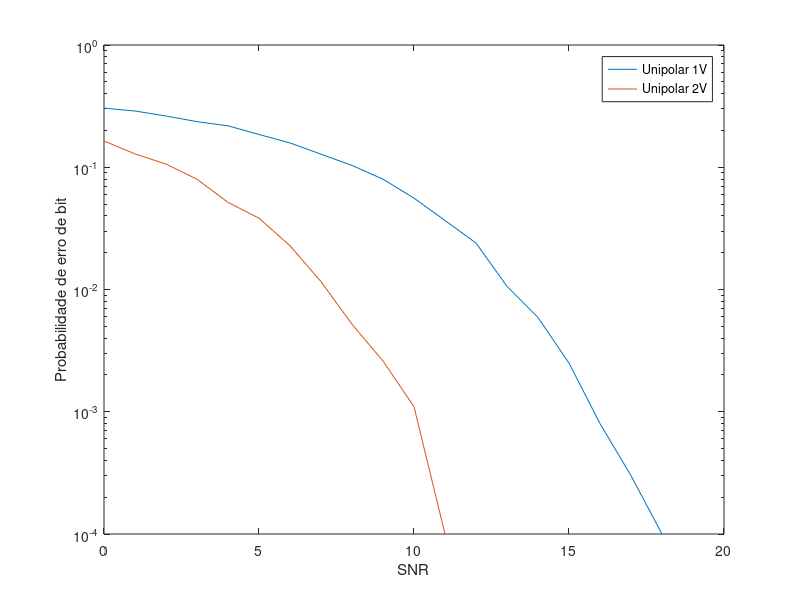

Write the MATLAB code that produced this figure.
clear all;
close all;
clc;

% Transmissão utilizando sinalização NRZ unipolar
% com amplitude de 1V e 2V, ambos sem a utilização de filtro casado;

N = 5; %fator de super amostragem
A1 = 1; %amplitude 1v
A2 = 2; %amplitude 2v
l1 = A1/2; %limiar 1
l2 = A2/2; %limiar 2
Rb = 1e4; %taxa de transmiss?o
Fs = N*Rb; %frequ?ncia de amostragem
passo = 1/Fs; %passo no tempo
t = [0 : passo : 1-passo]; %vetor no tempo
filtro_tx = ones(1,N); %filtro formatador
snr = 20; %definindo snr m?ximo

%sinal tx
info = randint(1, Rb);
info1 = A1.*info;
info2 = A2.*info;

%super amostragem dos sinais
info1up = upsample(info1,N);
info2up = upsample(info2,N);

%filtragem dos sinais no filtro formatador
sinal_tx1 = filter(filtro_tx, 1, info1up);
sinal_tx2 = filter(filtro_tx, 1, info2up);

for i = 0 : snr
    
    %inserindo ruidos em ambos os sinais
    sinal_rx1 = awgn(sinal_tx1, i);
    sinal_rx2 = awgn(sinal_tx2, i);
    
    %sinal detectado
    sinal_rx1_dec = sinal_rx1(N/2 : N : end);
    sinal_rx2_dec = sinal_rx2(N/2 : N : end);
    
    %erros
    info_est_rx1 = sinal_rx1_dec > l1;
    info_est_rx2 = sinal_rx2_dec > l2;
    
    %Pb
    Pb1(i+1) = sum(xor(info, info_est_rx1))/length(info);
    Pb2(i+1) = sum(xor(info, info_est_rx2))/length(info)
    
end

%plotando Pb vs SNR
figure(1)
semilogy([0:snr], Pb1);
hold on;
semilogy([0:snr], Pb2);
xlabel('SNR');
ylabel('Probabilidade de erro de bit')
legend('Unipolar 1V', 'Unipolar 2V');